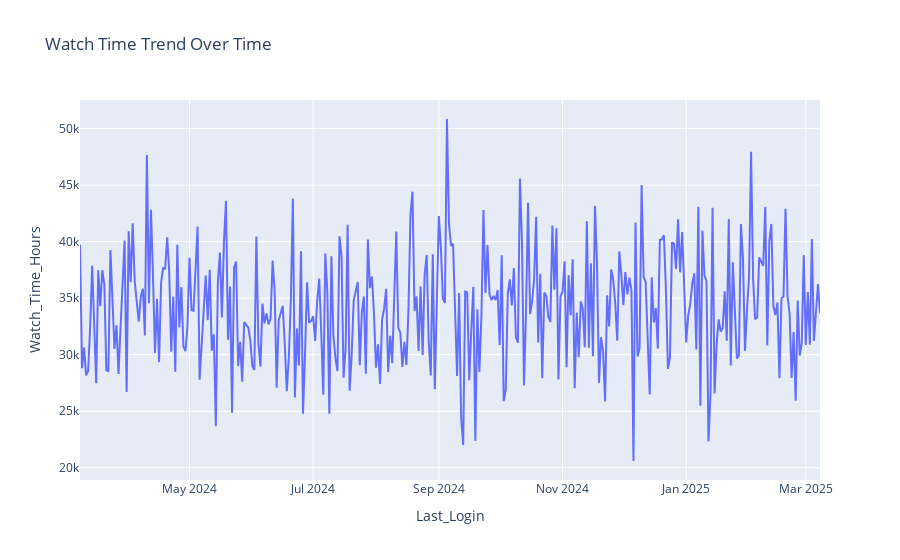

Notebook code cell kept with this figure:
### Code cell
import pandas as pd
import plotly.express as px

data["Last_Login"] = pd.to_datetime(data["Last_Login"])  # Convert to datetime
watch_time_trend = data.groupby(data["Last_Login"].dt.date)["Watch_Time_Hours"].sum().reset_index()

fig = px.line(watch_time_trend, x="Last_Login", y="Watch_Time_Hours", title="Watch Time Trend Over Time")
fig.show()

### Figure 1 — Plotly figure (JSON) as saved in the notebook; plotly's stock layout.template omitted (floating-point values rounded to 4 significant figures; data arrays with more than 128 entries replaced by an {"elided": "..."} marker saying what was removed)
{"data": [{"hovertemplate": "Last_Login=%{x}<br>Watch_Time_Hours=%{y}<extra></extra>", "legendgroup": "", "line": {"color": "#636efa", "dash": "solid"}, "marker": {"symbol": "circle"}, "mode": "lines", "name": "", "orientation": "v", "showlegend": false, "type": "scatter", "x": {"elided": "366 str values"}, "xaxis": "x", "y": {"elided": "366 float values"}, "yaxis": "y"}], "layout": {"legend": {"tracegroupgap": 0}, "title": {"text": "Watch Time Trend Over Time"}, "xaxis": {"anchor": "y", "domain": [0, 1], "title": {"text": "Last_Login"}}, "yaxis": {"anchor": "x", "domain": [0, 1], "title": {"text": "Watch_Time_Hours"}}}}
